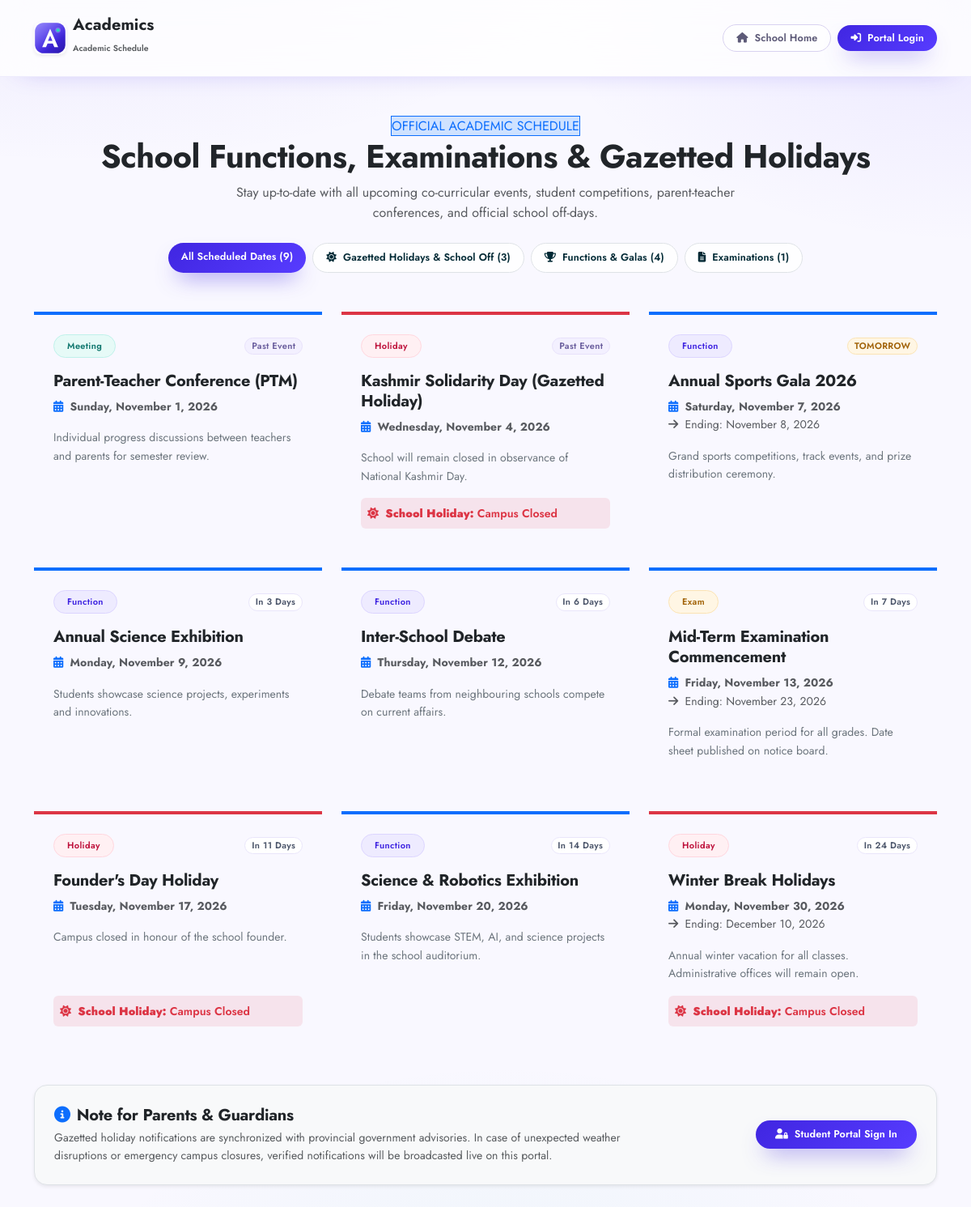
The page /public_events.php on the database its author committed.
### tables this page shows
CREATE TABLE `school_events` (
  `id` int(11) NOT NULL AUTO_INCREMENT,
  `school_id` int(11) DEFAULT NULL,
  `title` varchar(200) NOT NULL,
  `event_type` enum('Function','Holiday','Exam','Meeting','Other') DEFAULT 'Function',
  `description` text DEFAULT NULL,
  `event_date` date NOT NULL,
  `end_date` date DEFAULT NULL,
  `is_holiday` tinyint(1) DEFAULT 0,
  `status` enum('Upcoming','Ongoing','Completed','Cancelled') DEFAULT 'Upcoming',
  `created_by` int(11) DEFAULT NULL,
  `created_at` timestamp NOT NULL DEFAULT current_timestamp(),
  PRIMARY KEY (`id`),
  KEY `created_by` (`created_by`),
  KEY `idx_event_date` (`event_date`),
  KEY `idx_is_holiday` (`is_holiday`),
  KEY `idx_events_school` (`school_id`),
  CONSTRAINT `school_events_ibfk_1` FOREIGN KEY (`created_by`) REFERENCES `users` (`id`) ON DELETE SET NULL
);

### includes/functions.php (called while the page is built, shortened)
<?php
function isLoggedIn() {
    return isset($_SESSION['user_id']) && !empty($_SESSION['user_id']);
}
function getBasePath() {
    $scriptDir = dirname($_SERVER['SCRIPT_FILENAME']);
    $projectRoot = dirname(__DIR__);
    $relative = trim(str_replace('\\', '/', substr($scriptDir, strlen($projectRoot))), '/');
    $depth = $relative === '' ? 0 : substr_count($relative, '/') + 1;
    return str_repeat('../', $depth);
}
function e($string) {
    return htmlspecialchars($string ?? '', ENT_QUOTES, 'UTF-8');
}
function formatDate($date, $format = 'M d, Y') {
    return date($format, strtotime($date));
}

### public_events.php (the view, shortened to what this page needs)
<?php
require_once 'includes/header.php';
$typeFilter = trim($_GET['type'] ?? '');
$where = ["status != 'Cancelled'"];
$params = [];
$whereClause = implode(' AND ', $where);
$stmt = $pdo->prepare("SELECT * FROM school_events WHERE $whereClause ORDER BY event_date ASC");
$stmt->execute($params);
$events = $stmt->fetchAll();
$totalCount = $pdo->query("SELECT COUNT(*) FROM school_events WHERE status != 'Cancelled'")->fetchColumn();
$holidayCount = $pdo->query("SELECT COUNT(*) FROM school_events WHERE is_holiday = 1 AND status != 'Cancelled'")->fetchColumn();
$functionCount = $pdo->query("SELECT COUNT(*) FROM school_events WHERE event_type = 'Function' AND status != 'Cancelled'")->fetchColumn();
$examCount = $pdo->query("SELECT COUNT(*) FROM school_events WHERE event_type = 'Exam' AND status != 'Cancelled'")->fetchColumn();
?>
<nav class="navbar navbar-expand-lg glass-nav sticky-top py-3">
    <div class="container">
        <a class="navbar-brand d-flex align-items-center gap-2" href="index.php">
            <img src="assets/img/academics-mark.svg" alt="" width="40" height="40" class="rounded-3 shadow-sm">
            <div>
                <span class="fw-bold fs-5 text-dark d-block lh-1"><?php echo e(APP_NAME); ?></span>
                <span class="text-muted small fw-semibold" style="font-size: 0.65rem;">Academic Schedule</span>
            </div>
        </a>
        <div class="ms-auto d-flex align-items-center gap-2">
            <a href="index.php" class="btn btn-outline-secondary btn-sm px-3 rounded-pill"><i class="fas fa-home me-1"></i> School Home</a>
            <?php if (isLoggedIn()): ?>
                <a href="dashboard.php" class="btn btn-primary btn-sm px-3 rounded-pill"><i class="fas fa-th-large me-1"></i> My Dashboard</a>
            <?php else: ?>
                <a href="auth/login.php" class="btn btn-primary btn-sm px-3 rounded-pill"><i class="fas fa-sign-in-alt me-1"></i> Portal Login</a>
            <?php endif; ?>
        </div>
    </div>
</nav>
<div class="container py-5">
    <div class="text-center mb-5">
        <span class="saas-badge-pill bg-primary-subtle text-primary border border-primary mb-2">OFFICIAL ACADEMIC SCHEDULE</span>
        <h2 class="display-6 fw-bold text-dark mb-2">School Functions, Examinations & Gazetted Holidays</h2>
        <p class="text-muted mx-auto" style="max-width: 650px;">Stay up-to-date with all upcoming co-curricular events, student competitions, parent-teacher conferences, and official school off-days.</p>
        <div class="d-flex gap-2 justify-content-center flex-wrap mt-4">
            <a href="public_events.php" class="btn btn-sm <?php echo empty($typeFilter) ? 'btn-primary' : 'btn-light border'; ?> rounded-pill px-3 py-2">
                All Scheduled Dates (<?php echo (int)$totalCount; ?>)
            </a>
            <a href="public_events.php?type=Holiday" class="btn btn-sm <?php echo $typeFilter === 'Holiday' ? 'btn-danger' : 'btn-light border'; ?> rounded-pill px-3 py-2">
                <i class="fas fa-sun me-1"></i> Gazetted Holidays & School Off (<?php echo (int)$holidayCount; ?>)
            </a>
            <a href="public_events.php?type=Function" class="btn btn-sm <?php echo $typeFilter === 'Function' ? 'btn-primary' : 'btn-light border'; ?> rounded-pill px-3 py-2">
                <i class="fas fa-trophy me-1"></i> Functions & Galas (<?php echo (int)$functionCount; ?>)
            </a>
            <a href="public_events.php?type=Exam" class="btn btn-sm <?php echo $typeFilter === 'Exam' ? 'btn-warning text-dark' : 'btn-light border'; ?> rounded-pill px-3 py-2">
                <i class="fas fa-file-alt me-1"></i> Examinations (<?php echo (int)$examCount; ?>)
            </a>
        </div>
    </div>
    <?php if (empty($events)): ?>
        <div class="saas-card py-5 text-center">
            <div class="card-body">
                <i class="fas fa-calendar-check fa-3x text-muted mb-3 opacity-50"></i>
                <h5>No events currently listed</h5>
                <p class="text-muted small">Check back later or contact administration office for details.</p>
            </div>
        </div>
    <?php else: ?>
        <div class="row g-4">
            <?php foreach ($events as $ev):
                $today = date('Y-m-d');
                $evDate = $ev['event_date'];
                $diff = (int)round((strtotime($evDate) - strtotime($today)) / 86400);
                if ($diff === 0) {
                    $tag = '<span class="badge bg-danger">HAPPENING TODAY</span>';
                } elseif ($diff === 1) {
                    $tag = '<span class="badge bg-warning text-dark">TOMORROW</span>';
                } elseif ($diff > 1) {
                    $tag = '<span class="badge bg-light text-dark border">In ' . $diff . ' days</span>';
                } else {
                    $tag = '<span class="badge bg-secondary">Past Event</span>';
                }
                $badgeBg = match($ev['event_type']) {
                    'Holiday' => 'bg-danger',
                    'Function' => 'bg-primary',
                    'Exam' => 'bg-warning text-dark',
                    'Meeting' => 'bg-info text-dark',
                    default => 'bg-secondary'
                };
            ?>
            <div class="col-md-6 col-lg-4">
                <div class="saas-card h-100 p-4 d-flex flex-column border-top border-4 <?php echo $ev['is_holiday'] ? 'border-danger' : 'border-primary'; ?>">
                    <div class="d-flex justify-content-between align-items-center mb-3">
                        <span class="badge <?php echo $badgeBg; ?> px-3 py-2"><?php echo e($ev['event_type']); ?></span>
                        <?php echo $tag; ?>
                    </div>
                    <h5 class="fw-bold text-dark mb-2"><?php echo e($ev['title']); ?></h5>
                    <div class="text-muted small mb-3">
                        <i class="fas fa-calendar-alt text-primary me-1"></i>
                        <strong><?php echo formatDate($ev['event_date'], 'l, F j, Y'); ?></strong>
                        <?php if (!empty($ev['end_date'])): ?>
                            <br><i class="fas fa-arrow-right text-muted me-1"></i> Ending: <?php echo formatDate($ev['end_date'], 'F j, Y'); ?>
                        <?php endif; ?>
                    </div>
                    <?php if (!empty($ev['description'])): ?>
                        <p class="text-secondary small mb-3 flex-grow-1">
                            <?php echo nl2br(e($ev['description'])); ?>
                        </p>
                    <?php endif; ?>
                    <?php if ($ev['is_holiday']): ?>
                        <div class="p-2 rounded bg-danger bg-opacity-10 text-danger small fw-semibold mt-auto">
                            <i class="fas fa-sun me-1"></i> <strong>School Holiday:</strong> Campus Closed
                        </div>
                    <?php endif; ?>
                </div>
            </div>
            <?php endforeach; ?>
        </div>
    <?php endif; ?>
    <div class="mt-5 p-4 rounded-4 bg-light border shadow-sm">
        <div class="row align-items-center g-3">
            <div class="col-md-8">
                <h5 class="fw-bold text-dark mb-1"><i class="fas fa-info-circle text-primary me-2"></i>Note for Parents & Guardians</h5>
                <p class="text-muted small mb-0">Gazetted holiday notifications are synchronized with provincial government advisories. In case of unexpected weather disruptions or emergency campus closures, verified notifications will be broadcasted live on this portal.</p>
            </div>
            <div class="col-md-4 text-md-end">
                <a href="auth/login.php" class="btn btn-primary btn-sm px-4 py-2 rounded-pill"><i class="fas fa-user-lock me-1"></i> Student Portal Sign In</a>
            </div>
        </div>
    </div>
</div>
<?php require_once 'includes/footer.php'; ?>

### includes/header.php (shortened to what this page needs)
<?php
require_once __DIR__ . '/../includes/functions.php';
$base = getBasePath();
?>
<!DOCTYPE html>
<html lang="en">
<head>
    <link href="https://cdn.jsdelivr.net/npm/bootstrap@5.3.2/dist/css/bootstrap.min.css" rel="stylesheet">
    <link href="https://cdnjs.cloudflare.com/ajax/libs/font-awesome/6.5.1/css/all.min.css" rel="stylesheet">
    <link rel="stylesheet" href="<?php echo $base; ?>assets/css/style.css">
    <link rel="stylesheet" href="<?php echo $base; ?>assets/css/edustudy-theme.css">
</head>
<body>

### includes/footer.php (shortened to what this page needs)
</body>
</html>

### assets/css/style.css (style rules this page uses)
:root { --brand-navy: #0f172a; --brand-navy-2: #1e293b; --brand-indigo: #4f46e5; --brand-indigo-light: #6366f1; --brand-cyan: #06b6d4; --brand-emerald: #10b981; --brand-amber: #f59e0b; --brand-rose: #ef4444; --brand-violet: #8b5cf6; --brand-gold: #f6c065; --canvas-bg: #eef2f7; --surface: #ffffff; --surface-2: #f8fafc; --surface-3: #f1f5f9; --surface-glass: rgba(255,255,255,0.72); --sidebar-bg: #0f172a; --text-main: #0f172a; --text-body: #334155; --text-muted: #64748b; --text-light: #94a3b8; --text-inverse: #ffffff; --border-subtle: #e2e8f0; --border-light: #f1f5f9; --border-strong: #cbd5e1; --shadow-xs: 0 1px 2px rgba(15,23,42,0.04); --shadow-sm: 0 2px 8px -2px rgba(15,23,42,0.06); --shadow-md: 0 8px 24px -6px rgba(15,23,42,0.08); --shadow-lg: 0 20px 40px -12px rgba(15,23,42,0.14); --shadow-glow: 0 0 0 3px rgba(79,70,229,0.18); --r-xs: 6px; --r-sm: 8px; --r-md: 10px; --r-lg: 16px; --r-xl: 20px; --r-2xl: 24px; --r-pill: 9999px; --ease: cubic-bezier(0.22, 1, 0.36, 1); --dur-fast: 150ms; --dur: 220ms; --dur-slow: 360ms; --sidebar-dark: #0f172a; --sidebar-darker: #020617; --sidebar-item-hover: #1e293b; --sidebar-width: 260px; --brand-green: #16a34a; --brand-green-hover: #15803d; --learnify-hero-bg: #f0f9ff; --learnify-cta-bg: #e0f2fe; --learnify-footer-bg: #0f172a; }
* { margin: 0; padding: 0; box-sizing: border-box; }
html { scroll-behavior: smooth; }
body { font-family: 'Inter', -apple-system, BlinkMacSystemFont, 'Segoe UI', Roboto, sans-serif; background-color: var(--canvas-bg); color: var(--text-body); line-height: 1.6; -webkit-font-smoothing: antialiased; -moz-osx-font-smoothing: grayscale; transition: background-color var(--dur) var(--ease), color var(--dur) var(--ease); }
h1,h2,h3,h4,h5,h6 { font-family: 'Plus Jakarta Sans', 'Inter', sans-serif; font-weight: 700; color: var(--text-main); letter-spacing: -0.02em; line-height: 1.25; }
a { color: var(--brand-indigo); text-decoration: none; transition: color var(--dur-fast) var(--ease); }
img { max-width: 100%; height: auto; }
.btn { border-radius: var(--r-md); font-weight: 600; font-size: .88rem; padding: .6rem 1.1rem; transition: all var(--dur-fast) var(--ease); }
.btn-primary { background: linear-gradient(135deg, var(--brand-indigo), var(--brand-indigo-light)); border: none; box-shadow: 0 4px 12px rgba(79,70,229,0.3); }
.btn-outline-secondary { border-color: var(--border-strong); color: var(--text-body); }
.btn-light { background: var(--surface-2); color: var(--text-main); border: 1px solid var(--border-subtle); }
.btn-sm { padding: .4rem .75rem; font-size: .8rem; border-radius: var(--r-sm); }
.badge { padding: 0.35em 0.65em; border-radius: var(--r-pill); font-size: 0.7rem; font-weight: 700; letter-spacing: 0.03em; text-transform: capitalize; border: 1px solid transparent; background: var(--surface-2); color: var(--text-muted); }
.badge-warning, .badge.bg-warning { background: #fffbeb !important; color: #b45309 !important; border-color: #fde68a !important; }
.badge-danger, .badge.bg-danger { background: #fef2f2 !important; color: #b91c1c !important; border-color: #fecaca !important; }
.badge-info, .badge.bg-info { background: #ecfeff !important; color: #0e7490 !important; border-color: #a5f3fc !important; }
.badge-primary, .badge.bg-primary { background: #eef2ff !important; color: #4338ca !important; border-color: #c7d2fe !important; }
.badge-secondary, .badge.bg-secondary { background: #f8fafc !important; color: #64748b !important; border-color: #e2e8f0 !important; }
:root { --chart-navy: #1d3557; --chart-amber: #f4b64c; --chart-slate: #64748b; --chart-slate-light: #94a3b8; --chart-grid: rgba(148,163,184,.18); }

### rows shown on the page
school_events: event_type "Meeting", shows "Past Event", title "Parent-Teacher Conference (PTM)", event_date "Sunday, November 1, 2026", description "Individual progress discussions between teachers and parents for semester review."
school_events: event_type "Holiday", shows "Past Event", title "Kashmir Solidarity Day (Gazetted Holiday)", event_date "Wednesday, November 4, 2026", description "School will remain closed in observance of National Kashmir Day.", is_holiday 1 (drawn), shows "School Holiday:"
school_events: event_type "Function", shows "TOMORROW", title "Annual Sports Gala 2026", event_date "Saturday, November 7, 2026", end_date "November 8, 2026", description "Grand sports competitions, track events, and prize distribution ceremony."
school_events: event_type "Function", event_date "3", title "Annual Science Exhibition", event_date "Monday, November 9, 2026", description "Students showcase science projects, experiments and innovations."
school_events: event_type "Function", event_date "6", title "Inter-School Debate", event_date "Thursday, November 12, 2026", description "Debate teams from neighbouring schools compete on current affairs."
school_events: event_type "Exam", event_date "7", title "Mid-Term Examination Commencement", event_date "Friday, November 13, 2026", end_date "November 23, 2026", description "Formal examination period for all grades. Date sheet published on notice board."
school_events: event_type "Holiday", event_date "11", title "Founder's Day Holiday", event_date "Tuesday, November 17, 2026", description "Campus closed in honour of the school founder.", is_holiday 1 (drawn), shows "School Holiday:"
school_events: event_type "Function", event_date "14", title "Science & Robotics Exhibition", event_date "Friday, November 20, 2026", description "Students showcase STEM, AI, and science projects in the school auditorium."
school_events: event_type "Holiday", event_date "24", title "Winter Break Holidays", event_date "Monday, November 30, 2026", end_date "December 10, 2026", description "Annual winter vacation for all classes. Administrative offices will remain open.", is_holiday 1 (drawn), shows "School Holiday:"

### other values the page prints
APP_NAME "Academics"
$totalCount "9"
$holidayCount "3"
$functionCount "4"
$examCount "1"
